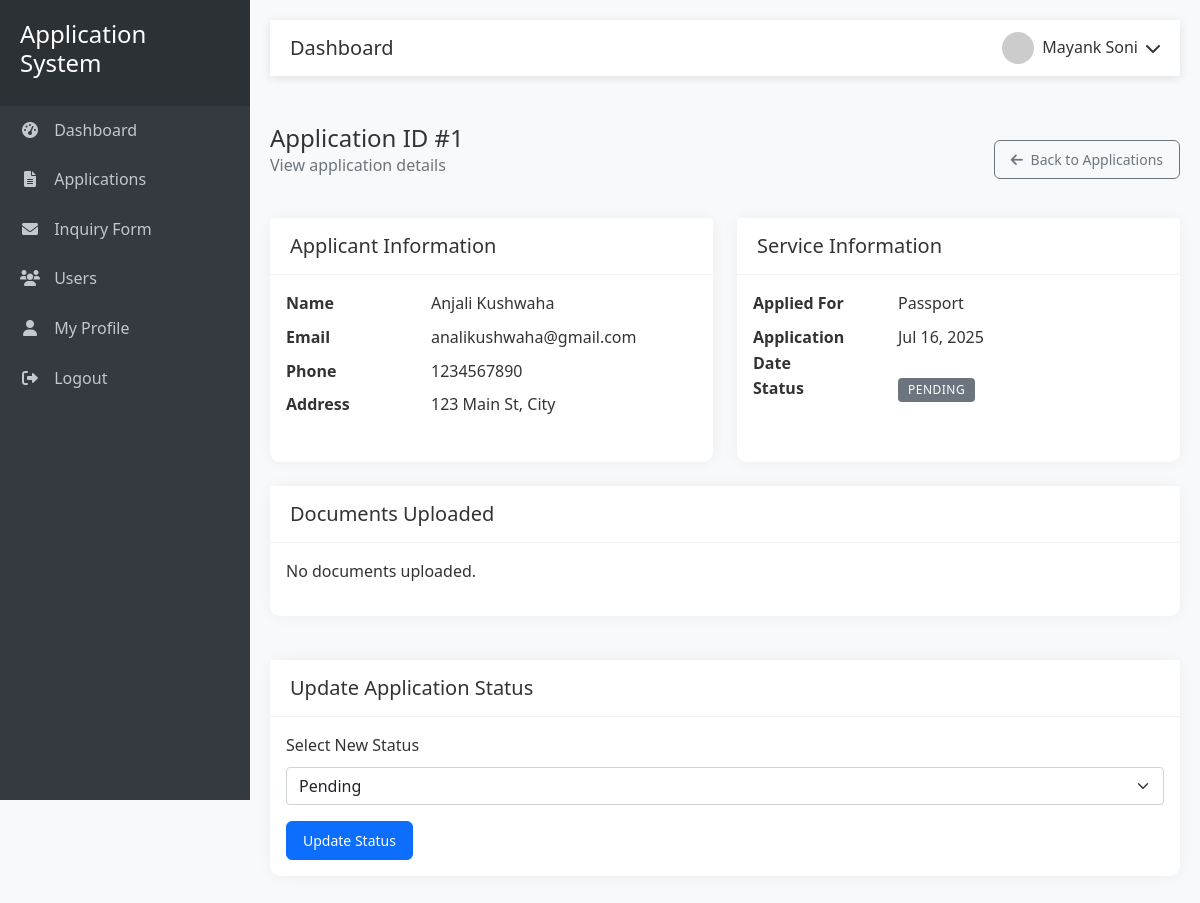
Page /staff/view_application.php?id=1 (signed in) on the committed database.
### tables this page shows
CREATE TABLE applications (
    id INT AUTO_INCREMENT PRIMARY KEY,
    user_id INT NOT NULL,
    name VARCHAR(100) NOT NULL,
    email VARCHAR(100) NOT NULL,
    phone VARCHAR(20) NOT NULL,
    address TEXT NOT NULL,
    service_type VARCHAR(50) NOT NULL,
    status ENUM('pending', 'approved', 'missing_document', 'rejected') NOT NULL DEFAULT 'pending',
    reviewed_by INT DEFAULT NULL,
    reviewed_at TIMESTAMP NULL,
    created_at TIMESTAMP DEFAULT CURRENT_TIMESTAMP,
    updated_at TIMESTAMP DEFAULT CURRENT_TIMESTAMP ON UPDATE CURRENT_TIMESTAMP,
    FOREIGN KEY (user_id) REFERENCES admin(id) ON DELETE CASCADE,
    FOREIGN KEY (reviewed_by) REFERENCES admin(id) ON DELETE SET NULL,
    INDEX idx_status (status),
    INDEX idx_user_id (user_id),
    INDEX idx_reviewed_by (reviewed_by)
);

### staff/view_application.php (the view, shortened to what this page needs)
<?php
require_once '../includes/header.php';
$appId = (int)$_GET['id'];
$stmt = $conn->prepare("
    SELECT a.*,
           GROUP_CONCAT(f.original_name ORDER BY f.uploaded_at DESC SEPARATOR ', ') as uploaded_files
    FROM applications a
    LEFT JOIN files f ON f.model_type = 'application' AND f.model_id = a.id
    WHERE a.id = ?
    GROUP BY a.id
");
$stmt->bind_param("i", $appId);
$stmt->execute();
$result = $stmt->get_result();
$application = $result->fetch_assoc();
?>
<div class="row mb-4">
    <div class="col-12">
        <div class="d-flex justify-content-between align-items-center">
            <div>
                <h4 class="mb-0">Application ID #<?= htmlspecialchars($application['id']) ?></h4>
                <p class="text-muted">View application details</p>
            </div>
            <a href="applications.php" class="btn btn-outline-secondary">
                <i class="fas fa-arrow-left me-1"></i> Back to Applications
            </a>
        </div>
    </div>
</div>
<div class="row">
    <div class="col-md-6 mb-4">
        <div class="card h-100">
            <div class="card-header">
                <h5 class="mb-0">Applicant Information</h5>
            </div>
            <div class="card-body">
                <dl class="row mb-0">
                    <dt class="col-sm-4">Name</dt>
                    <dd class="col-sm-8"><?= htmlspecialchars($application['name']) ?></dd>
                    <dt class="col-sm-4">Email</dt>
                    <dd class="col-sm-8"><?= htmlspecialchars($application['email']) ?></dd>
                    <dt class="col-sm-4">Phone</dt>
                    <dd class="col-sm-8"><?= htmlspecialchars($application['phone']) ?></dd>
                    <dt class="col-sm-4">Address</dt>
                    <dd class="col-sm-8"><?= nl2br(htmlspecialchars($application['address'])) ?></dd>
                </dl>
            </div>
        </div>
    </div>
    <div class="col-md-6 mb-4">
        <div class="card h-100">
            <div class="card-header">
                <h5 class="mb-0">Service Information</h5>
            </div>
            <div class="card-body">
                <dl class="row mb-0">
                    <dt class="col-sm-4">Applied For</dt>
                    <dd class="col-sm-8"><?= htmlspecialchars($application['service_type']) ?></dd>
                    <dt class="col-sm-4">Application Date</dt>
                    <dd class="col-sm-8"><?= date('M d, Y', strtotime($application['created_at'])) ?></dd>
                    <dt class="col-sm-4">Status</dt>
                    <dd class="col-sm-8">
                        <?php
                        $statusClass = '';
                        switch ($application['status']) {
                            default:
                                $statusClass = 'badge bg-secondary';
                        }
                        ?>
                        <span class="<?= $statusClass ?>">
                            <?= ucfirst(str_replace('_', ' ', $application['status'])) ?>
                        </span>
                    </dd>
                </dl>
            </div>
        </div>
    </div>
</div>
<div class="row">
    <div class="col-12">
        <div class="card">
            <div class="card-header d-flex justify-content-between align-items-center">
                <h5 class="mb-0">Documents Uploaded</h5>
            </div>
            <div class="card-body">
                <?php if (!empty($application['uploaded_files'])): ?>
                    <ul class="list-group">
                        <?php foreach (explode(', ', $application['uploaded_files']) as $docName): ?>
                            <li class="list-group-item d-flex justify-content-between align-items-center">
                                <?= htmlspecialchars($docName) ?>
                                <a href="download_file.php?id=<?= $appId ?>&file=<?= urlencode($docName) ?>" class="btn btn-sm btn-outline-primary">
                                    <i class="fas fa-download"></i> Download
                                </a>
                            </li>
                        <?php endforeach; ?>
                    </ul>
                <?php else: ?>
                    <p>No documents uploaded.</p>
                <?php endif; ?>
            </div>
        </div>
    </div>
</div>
<div class="row mt-4">
    <div class="col-12">
        <div class="card">
            <div class="card-header">
                <h5 class="mb-0">Update Application Status</h5>
            </div>
            <div class="card-body">
                <form method="POST">
                    <div class="mb-3">
                        <label for="status" class="form-label">Select New Status</label>
                        <select name="status" id="status" class="form-select" required>
                            <option value="pending" <?= $application['status'] == 'pending' ? 'selected' : '' ?>>Pending</option>
                        </select>
                    </div>
                    <button type="submit" class="btn btn-primary">Update Status</button>
                </form>
            </div>
        </div>
    </div>
</div>
<?php require_once '../includes/footer.php'; ?>

### assets/css/style.css (style rules this page uses)
:root { --sidebar-width: 250px; --header-height: 56px; --primary-color: #0d6efd; --secondary-color: #6c757d; --success-color: #198754; --danger-color: #dc3545; --warning-color: #ffc107; --info-color: #0dcaf0; --light-color: #f8f9fa; --dark-color: #212529; }
body { font-family: 'Segoe UI', Tahoma, Geneva, Verdana, sans-serif; background-color: #f5f7fb; color: #333; line-height: 1.6; }
a { text-decoration: none; transition: all 0.3s ease; }
.card { border: none; border-radius: 10px; box-shadow: 0 0 15px rgba(0, 0, 0, 0.05); margin-bottom: 20px; transition: all 0.3s; background: #fff; }
.card-header { background: #fff; border-bottom: 1px solid rgba(0, 0, 0, 0.05); font-weight: 600; padding: 1rem 1.25rem; }
.badge { padding: 6px 10px; font-weight: 500; border-radius: 4px; font-size: 0.75rem; text-transform: uppercase; letter-spacing: 0.5px; }
.btn { padding: 0.5rem 1rem; font-size: 0.875rem; font-weight: 500; border-radius: 6px; transition: all 0.3s; }
.btn-outline-secondary { color: var(--secondary-color); border-color: var(--secondary-color); }
.text-muted { color: #6c757d !important; }
.mb-0 { margin-bottom: 0 !important; }
.mb-3 { margin-bottom: 1rem !important; }
.mb-4 { margin-bottom: 1.5rem !important; }
.mt-4 { margin-top: 1.5rem !important; }
.d-flex { display: flex !important; }
.justify-content-between { justify-content: space-between !important; }
div { position: relative; }

### includes/header.php (style rules this page uses)
:root { --sidebar-width: 250px; --header-height: 56px; }
body { font-family: 'Segoe UI', Tahoma, Geneva, Verdana, sans-serif; background-color: #f8f9fa; }
.card { border: none; border-radius: 10px; box-shadow: 0 0 15px rgba(0, 0, 0, 0.05); margin-bottom: 20px; transition: all 0.3s; }
.card-header { background: #fff; border-bottom: 1px solid rgba(0, 0, 0, 0.05); font-weight: 600; }
.badge { padding: 6px 10px; font-weight: 500; border-radius: 4px; font-size: 0.75rem; text-transform: uppercase; letter-spacing: 0.5px; }

### rows in the picture
applications: id "1", name "Anjali Kushwaha", email "analikushwaha@gmail.com", phone "1234567890", address "123 Main St, City", service_type "Passport", created_at "Jul 16, 2025", status "PENDING", status "Pending"

### other values in the picture
$pageTitle "Dashboard"
$_SESSION['user_name'] "Mayank Soni"
